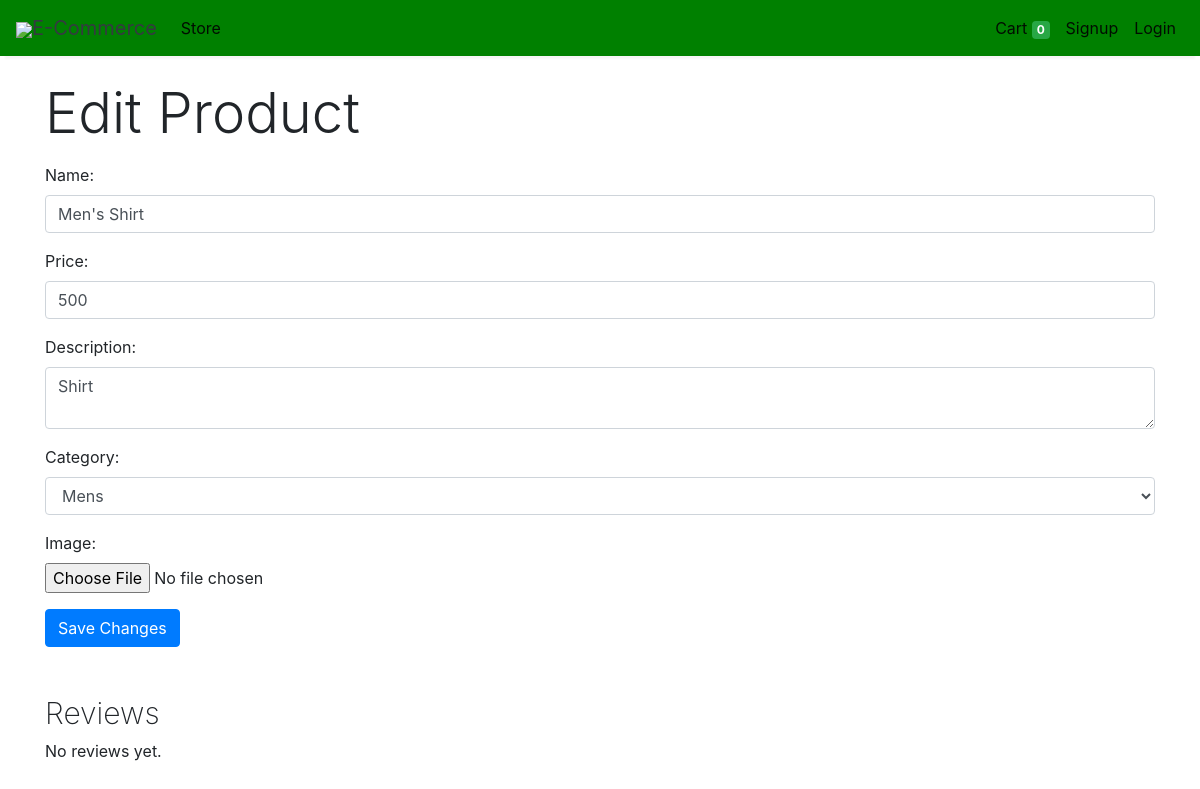
/editproduct/1, run on an earlier commit of the app's database.
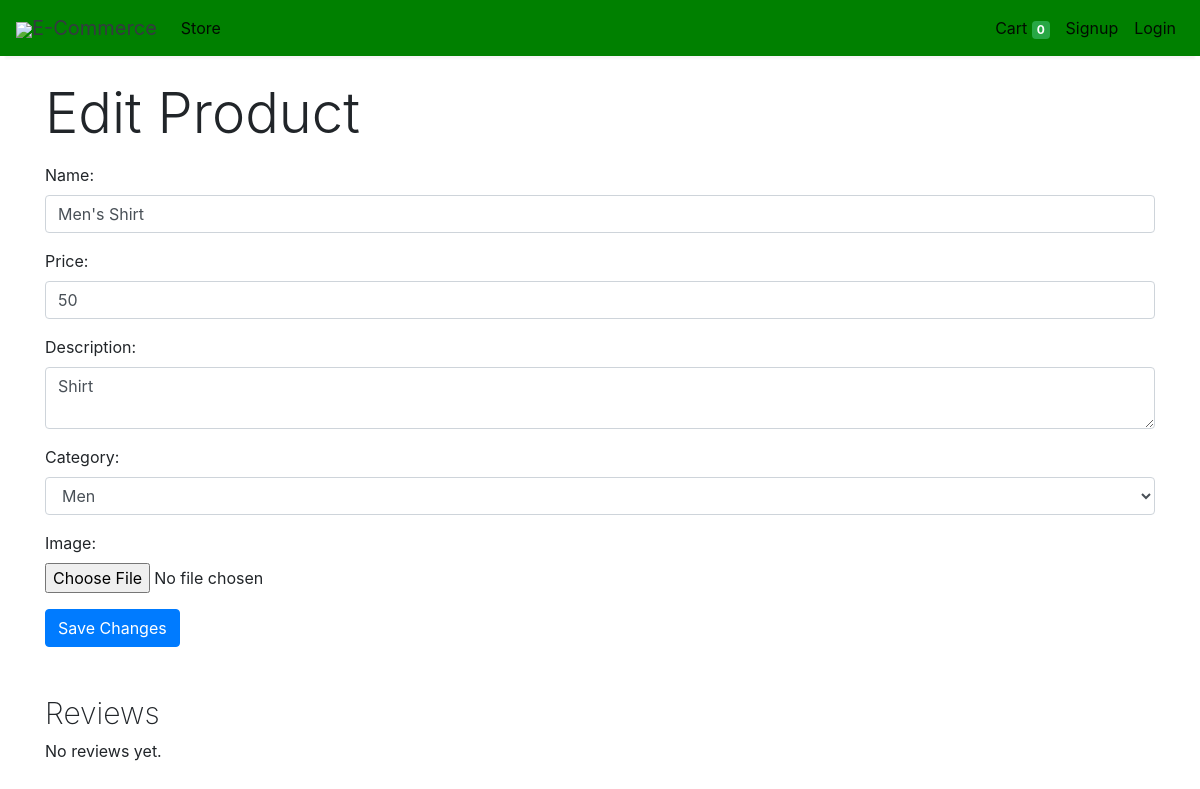
And on a later commit of the database.
### store/models/products.py (models this page shows, shortened)
class Products(models.Model):
    name = models.CharField(max_length=60)
    price= models.IntegerField(default=0)
    category= models.ForeignKey(Category,on_delete=models.CASCADE,default=1 )
    description= models.CharField(max_length=250, default='', blank=True, null= True)
    image= models.ImageField(upload_to='uploads/products/')
    review = models.TextField(default='{}')

### store/models/category.py (models this page shows, shortened)
class Category(models.Model):
    name= models.CharField(max_length=50)
    @staticmethod
    def get_all_categories():
        return Category.objects.all()

### store/views/viewproducts.py (the view, shortened to what this page needs)
# urls.py: path('editproduct/<int:product_id>', EditProduct.as_view(), name='editproduct'),
class EditProduct(View):
    def get(self, request, product_id):
        product = get_object_or_404(Products, id=product_id)
        categories = Category.get_all_categories()
        return render(request, 'editproduct.html', {'product': product, 'categories': categories})

### store/templates/editproduct.html (shortened to what this page needs)
{% extends 'base.html' %}
{% block content %}
    <div class="container mt-4">
        <h2 class="display-4 mb-3">Edit Product</h2>
        <form method="post" enctype="multipart/form-data">
            <div class="form-group">
                <label for="name">Name:</label>
                <input type="text" class="form-control" id="name" name="name" value="{{ product.name }}">
            </div>
            <div class="form-group">
                <label for="price">Price:</label>
                <input type="number" class="form-control" id="price" name="price" value="{{ product.price }}">
            </div>
            <div class="form-group">
                <label for="description">Description:</label>
                <textarea class="form-control" id="description" name="description">{{ product.description }}</textarea>
            </div>
            <div class="form-group">
                <label for="category">Category:</label>
                <select class="form-control" id="category" name="category">
                    {% for category in categories %}
                        <option value="{{ category.id }}" {% if product.category.id == category.id %}selected{% endif %}>{{ category.name }}</option>
                    {% endfor %}
                </select>
            </div>
            <div class="form-group">
                <label for="image">Image:</label>
                <input type="file" class="form-control-file" id="image" name="image">
            </div>
            <input type="submit" class="btn btn-primary" value="Save Changes">
        </form>
        <div class="mt-5">
            <h2 class="display-8">Reviews</h2>
            {% for review in reviews %}
            <div class="card mb-4 shadow-sm">
                <div class="card-body">
                    <h5 class="card-title">Review by {{ review.customer_name }}</h5>
                    <p class="card-text">{{ review.review }}</p>
                </div>
            </div>
            {% empty %}
                <p>No reviews yet.</p>
            {% endfor %}
        </div>
    </div>
{% endblock %}

What changed in the data, as far as the page shows it:
changed Products "Men's Shirt": price "500" → "50"; category "Mens" → "Men"
